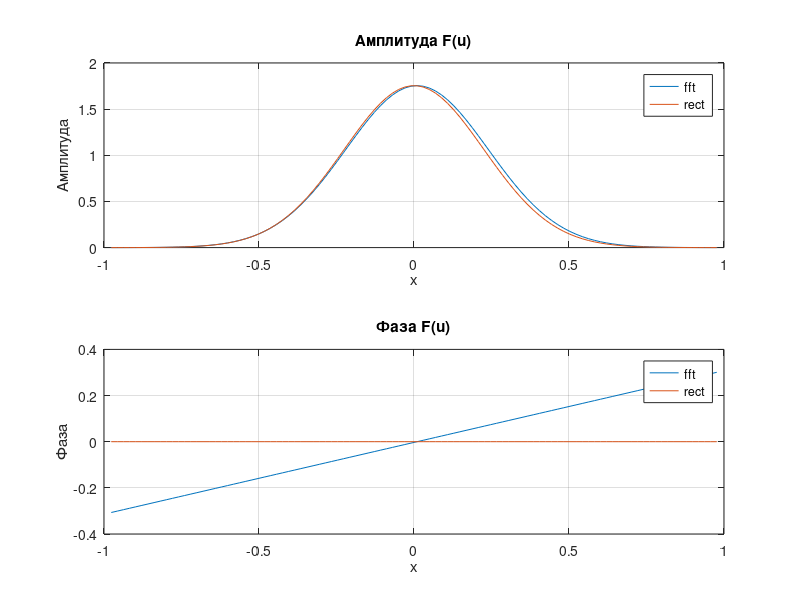

MATLAB code for this plot:

% Для аналитики применить не финитное
% преобразование. Использовать свойства
% преобразования Фурье.
% Параметры
N = 100; % Размерность вектора f
M = 512; % Размерность после дополнения нулями
a = 5;
hx = 2 * a / N; % Шаг по x
input_field = @(x) exp(-x.^2);

% Шаг 1: Дискретизация входной функции f(x)
x = linspace(-a, a, N);
f = input_field(x);

% Шаг 2: Дополнение вектора f нулями до размерности M
f_padded = [zeros(1, (M-N)/2), f, zeros(1, (M-N)/2)];

% Шаг 3: Разбить вектор f на две половины и поменять их местами
f_swapped = [f_padded((M/2+1):end), f_padded(1:(M/2))];

% Шаг 4: Выполнить БПФ от f и умножить результат на шаг hx
F1 = fft(f_swapped) * hx;

% Шаг 5: Разбить вектор F на две половины и поменять их местами
F1 = [F1((M/2+1):end), F1(1:(M/2))];

% Шаг 6: «Вырезать» центральную часть вектора F, оставив центральные N элементов
F1 = F1((M/2-N/2+1):(M/2+N/2));

% Шаг 7: Пересчитать область задания функции Fa(u) по формуле (7)
b = N^2 / (4 * a * M);
u = linspace(-b, b, N);

% Финитное преобразование Фурье методом прямоугольников
F2 = zeros(size(u));

for k = 1:length(u)
    integrand = f .* exp(-1i * 2 * pi * u(k) * x);
    F2(k) = sum(integrand) * hx;
end

% Построение графика амплитуды
figure;
subplot(2, 1, 1);
plot(u, abs(F1));
hold on;
plot(u, abs(F2));
hold off;
title('Амплитуда F(u)');
xlabel('x');
ylabel('Амплитуда');
legend('fft', 'rect');
grid on;

% Построение графика фазы
subplot(2, 1, 2);
plot(u, angle(F1));
hold on;
plot(u, angle(F2));
hold off;
title('Фаза F(u)');
xlabel('x');
ylabel('Фаза');
legend('fft', 'rect');
grid on;
